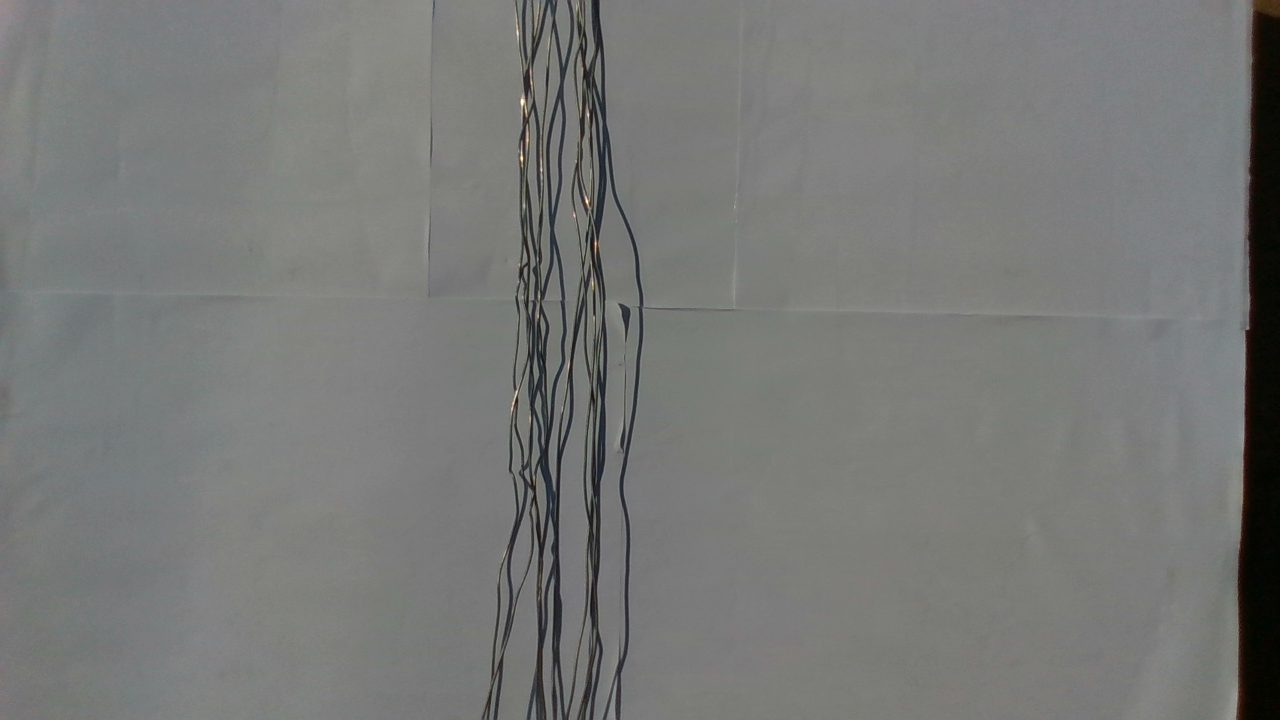
//> input picture imgs/2.png, 1280 x 720 px
$ ./canny_edge_detection_node ../imgs/2.png   (built with g++ and OpenCV 4)
//> lines starting //> are read from the running program, lines starting //| are printed output that depends on the picture
//> further down, src is the input picture: 720 rows x 1280 cols, CV_8UC3; mean B, G, R 118.7, 120.3, 119.3
#include "opencv2/imgproc.hpp"
#include "opencv2/highgui.hpp"
#include <iostream>
using namespace cv;
Mat src, src_gray;
Mat dst, detected_edges;
Mat gaussiancopy;
int lowThreshold = 0;
const int max_lowThreshold = 100;
const int ratio = 3;
const int kernel_size = 3;
const char* window_name = "Edge Map";
static void CannyThreshold(int, void*)
{
//cv::copyTo(src, gaussiancopy);
// GaussianBlur( src, gaussiancopy, Size(3,3), 0, 0, BORDER_DEFAULT );
 blur( src_gray, detected_edges, Size(11,11) );
 Canny( detected_edges, detected_edges, lowThreshold, lowThreshold*ratio, kernel_size );
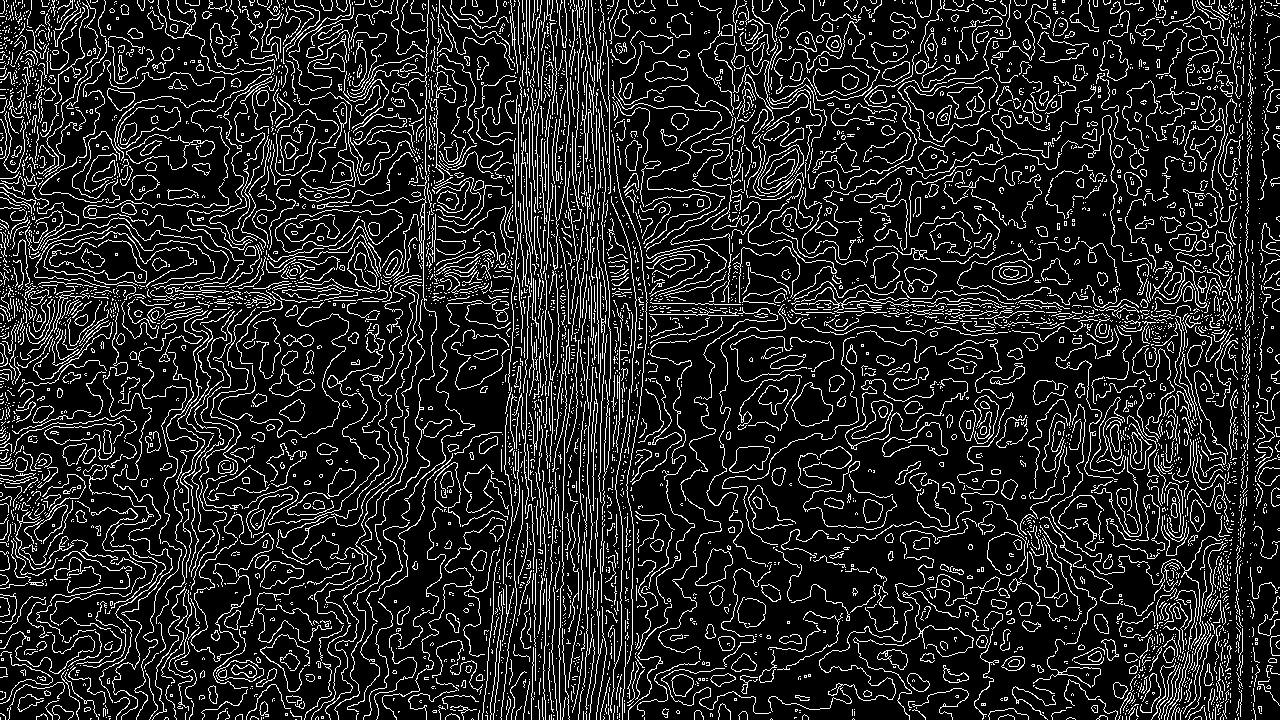
//> detected_edges: 720 rows x 1280 cols, CV_8UC1; 14.2% white in thin lines or dots
 dst = Scalar::all(0);
 src.copyTo( dst, detected_edges);
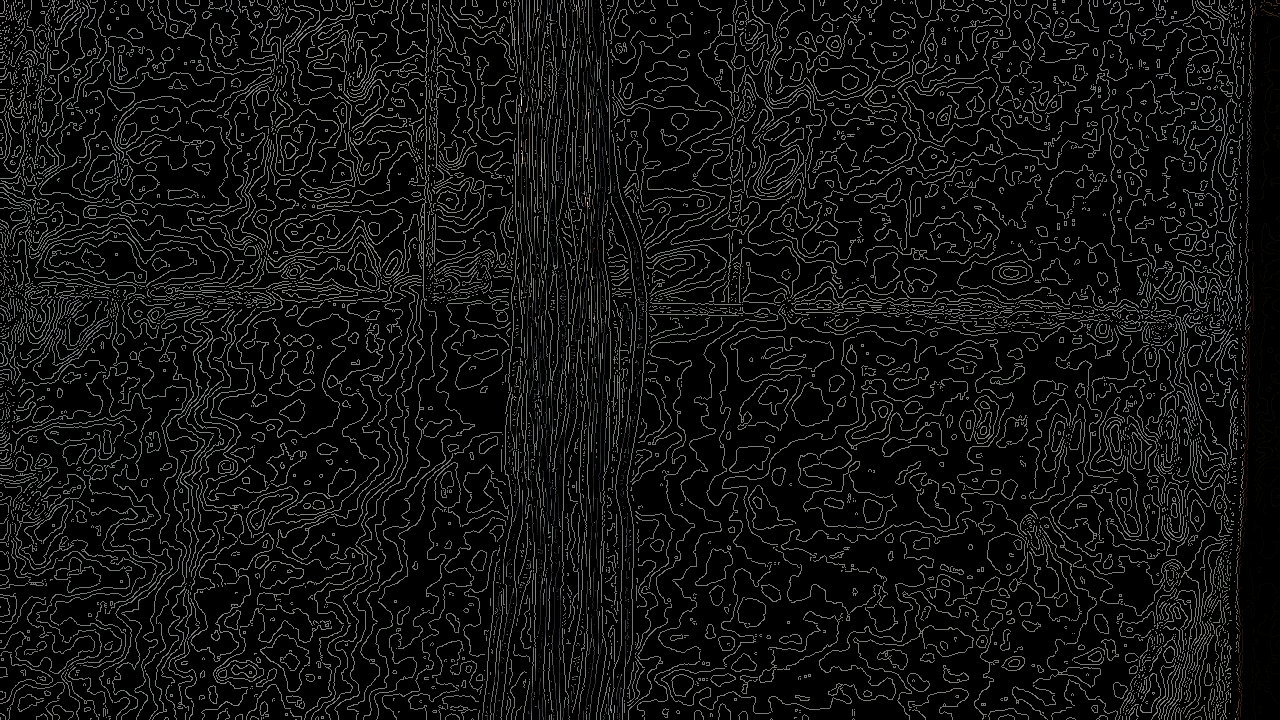
//> dst: 720 rows x 1280 cols, CV_8UC3; mean B, G, R 16.8, 17, 16.8
 imshow( window_name, dst );
}
int main( int argc, char** argv )
{
 src = imread( samples::findFile("cable_analysis/imgs/2.png")); // Load an image
 if( src.empty() )
 {
 std::cout << "Could not open or find the image!\n" << std::endl;
 std::cout << "Usage: " << argv[0] << " <Input image>" << std::endl;
 return -1;
 }
 dst.create( src.size(), src.type() );
 cvtColor( src, src_gray, COLOR_BGR2GRAY );
 namedWindow( window_name, WINDOW_AUTOSIZE );
 createTrackbar( "Min Threshold:", window_name, &lowThreshold, max_lowThreshold, CannyThreshold );
 CannyThreshold(0, 0);
 waitKey(0);
 return 0;
}

$ run again, with imgs/1.png copied over imgs/2.png
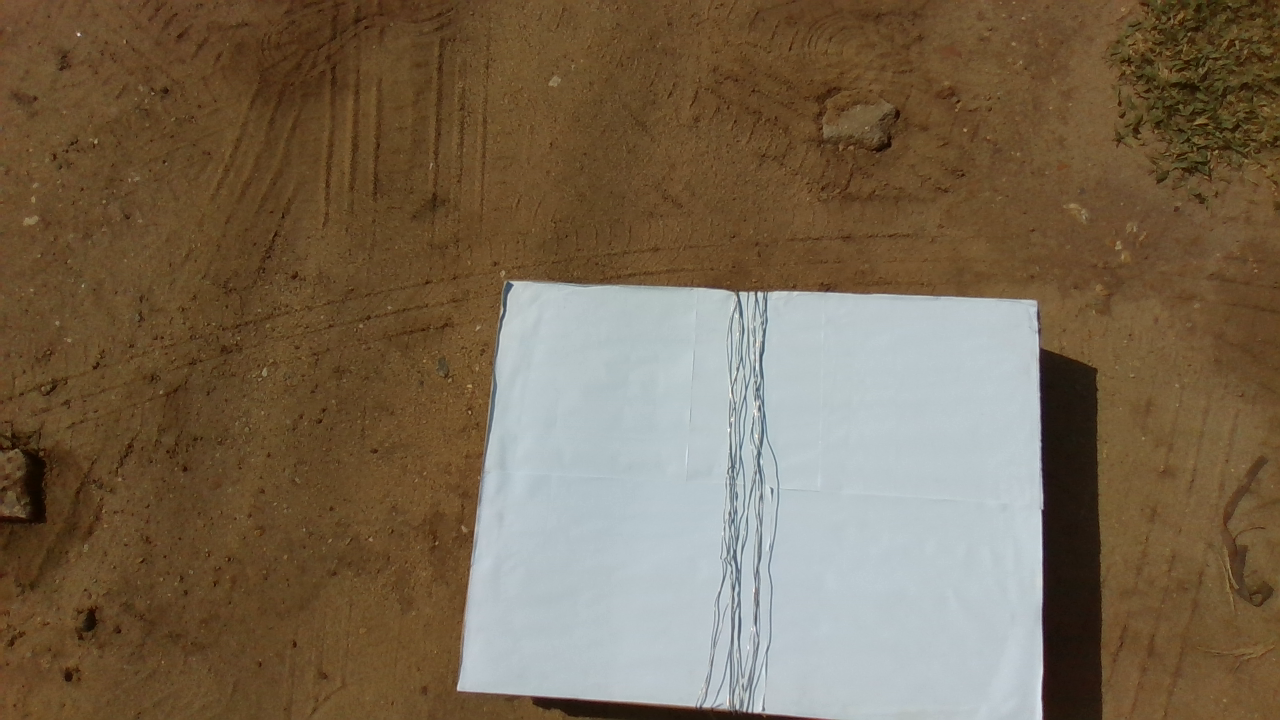
//> input picture imgs/1.png, 1280 x 720 px
//> src is the input picture: 720 rows x 1280 cols, CV_8UC3; mean B, G, R 80.6, 103, 120.1
//> in CannyThreshold, `Canny( detected_edges, detected_edges, lowThreshold, lowThreshold*rati..`:
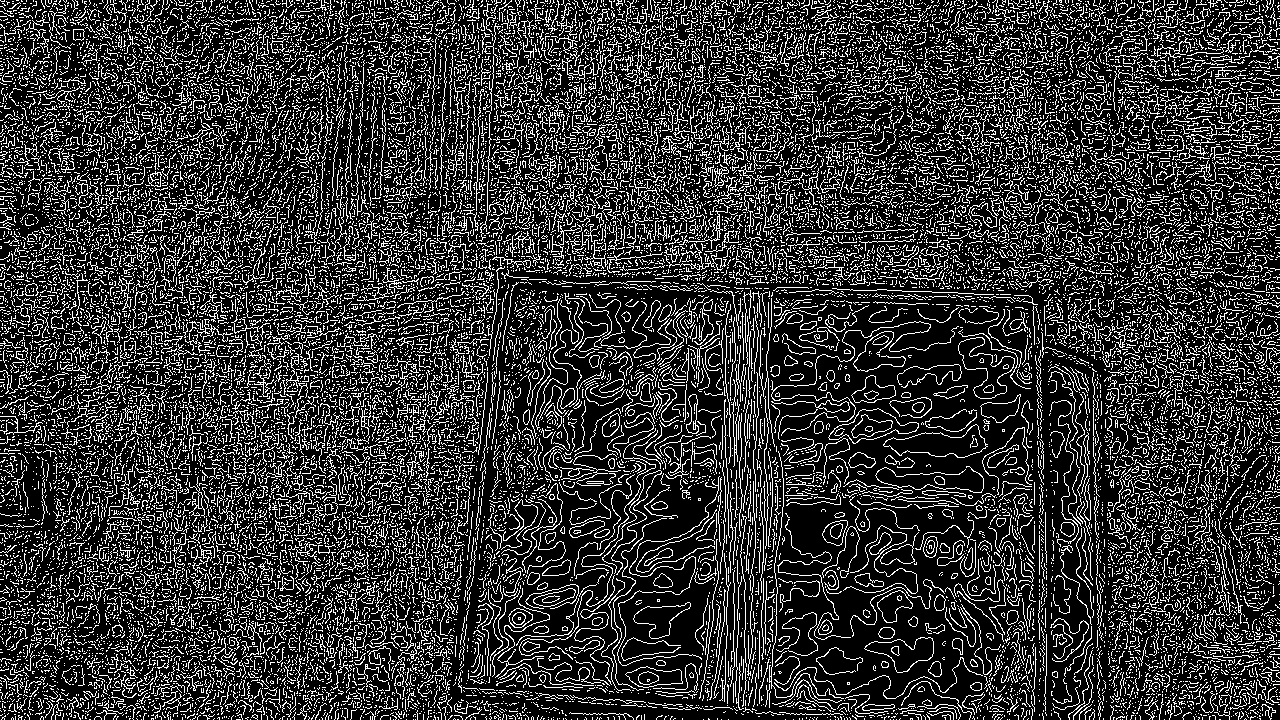
//> detected_edges: 720 rows x 1280 cols, CV_8UC1; 20.8% white in thin lines or dots
//> in CannyThreshold, `src.copyTo( dst, detected_edges);`:
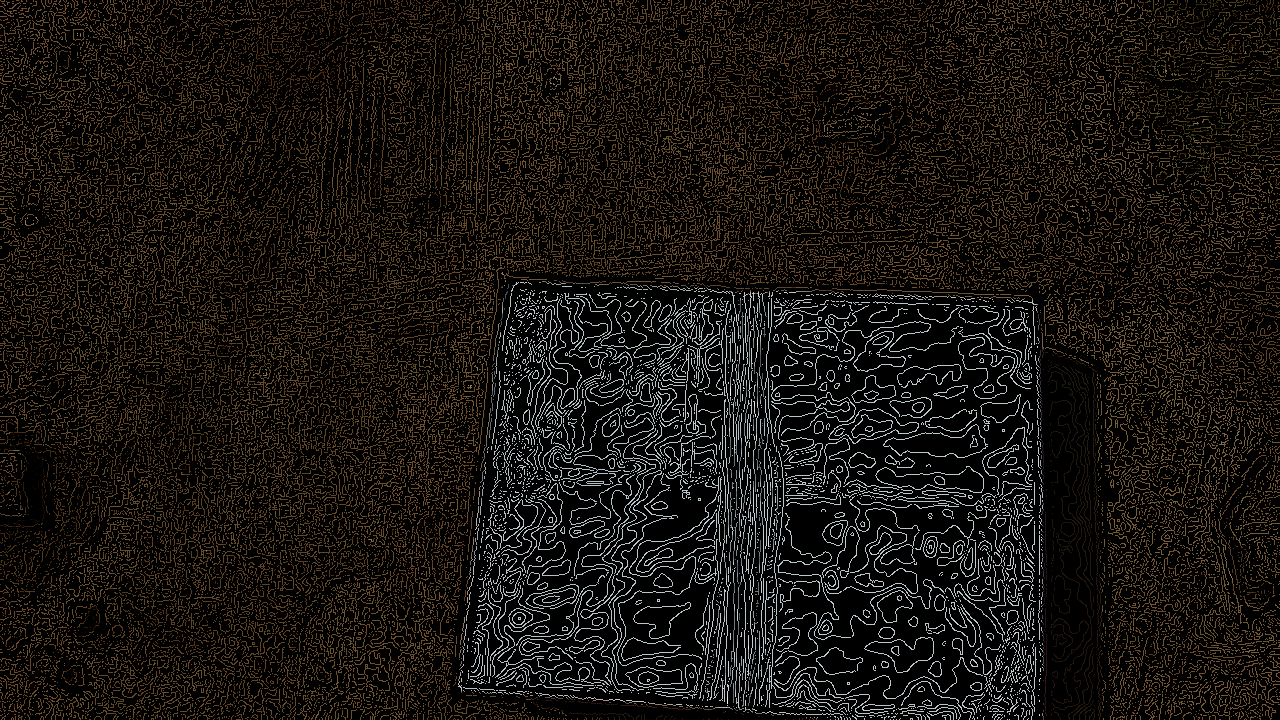
//> dst: 720 rows x 1280 cols, CV_8UC3; mean B, G, R 15.2, 20.2, 24.2

$ run again, with imgs/3.png copied over imgs/2.png
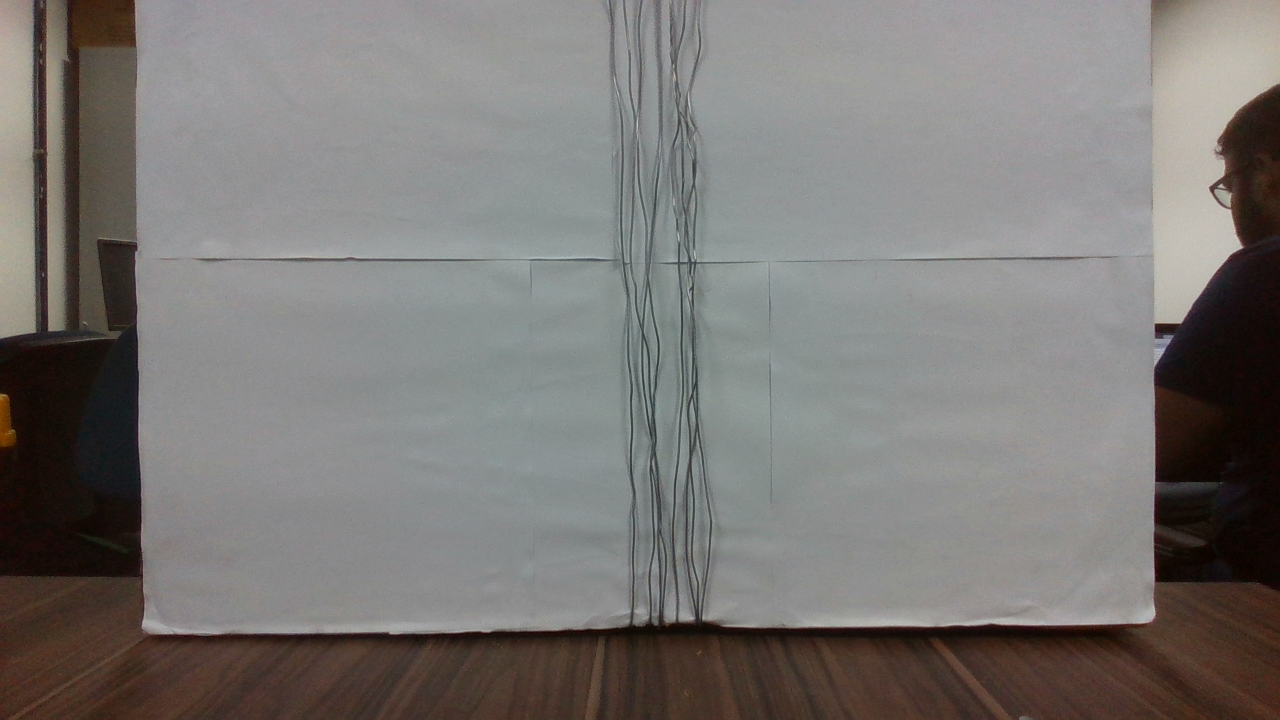
//> input picture imgs/3.png, 1280 x 720 px
//> src is the input picture: 720 rows x 1280 cols, CV_8UC3; mean B, G, R 117.3, 119.8, 122.8
//> in CannyThreshold, `Canny( detected_edges, detected_edges, lowThreshold, lowThreshold*rati..`:
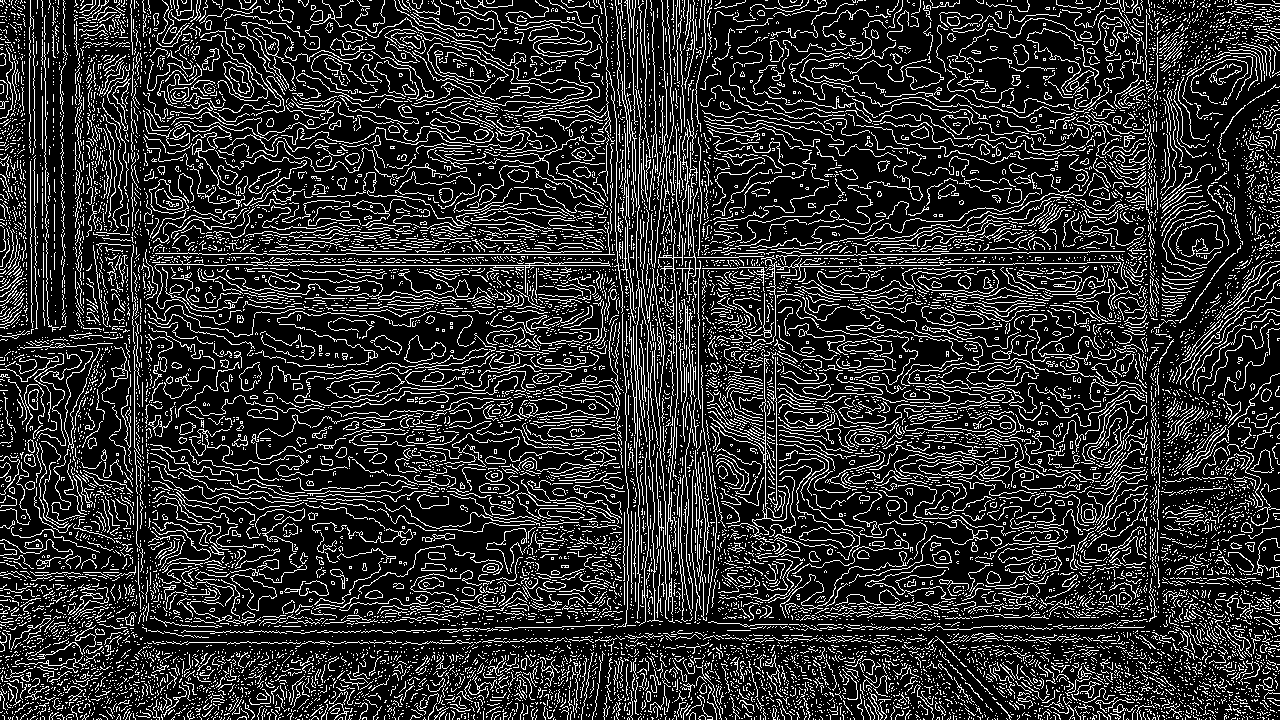
//> detected_edges: 720 rows x 1280 cols, CV_8UC1; 18.1% white in thin lines or dots
//> in CannyThreshold, `src.copyTo( dst, detected_edges);`:
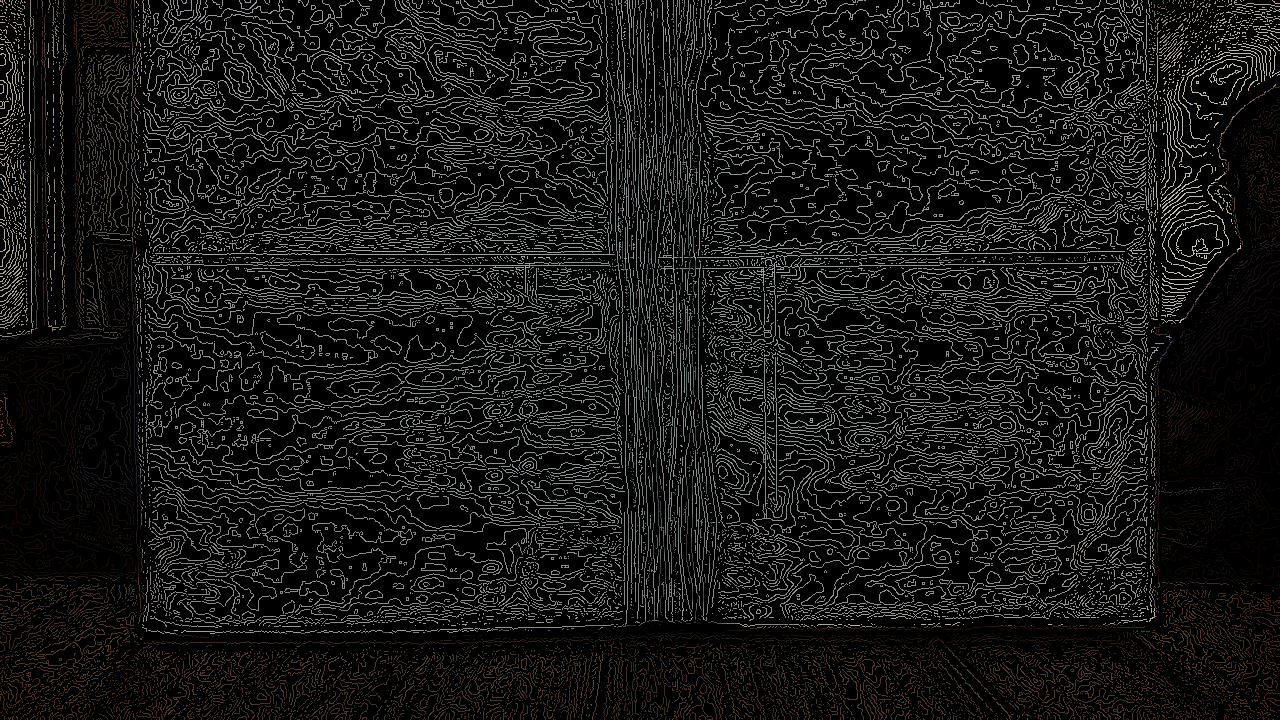
//> dst: 720 rows x 1280 cols, CV_8UC3; mean B, G, R 21.2, 21.7, 22.2

$ run again, with imgs/4.png copied over imgs/2.png
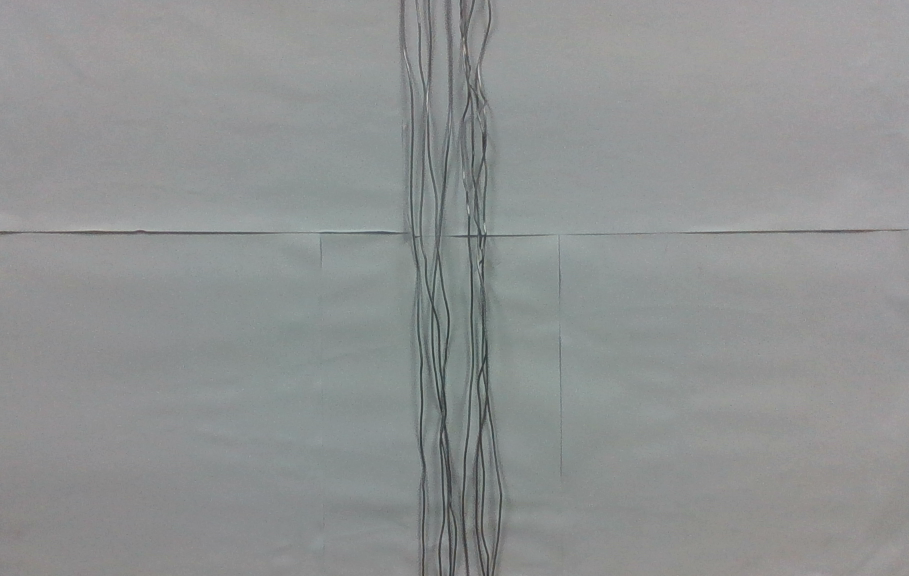
//> input picture imgs/4.png, 909 x 576 px
//> src is the input picture: 576 rows x 909 cols, CV_8UC3; mean B, G, R 146.2, 146.3, 143.8
//> in CannyThreshold, `Canny( detected_edges, detected_edges, lowThreshold, lowThreshold*rati..`:
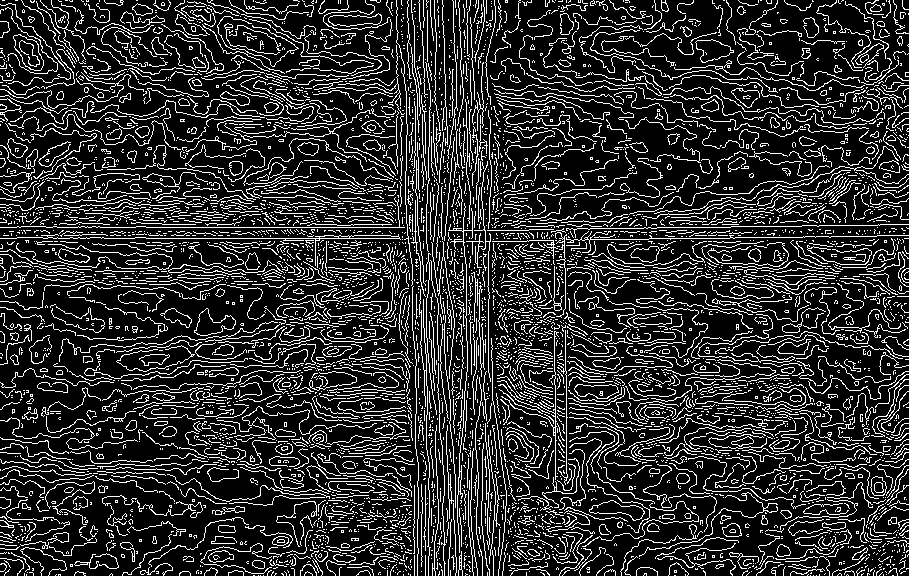
//> detected_edges: 576 rows x 909 cols, CV_8UC1; 18.1% white in thin lines or dots
//> in CannyThreshold, `src.copyTo( dst, detected_edges);`:
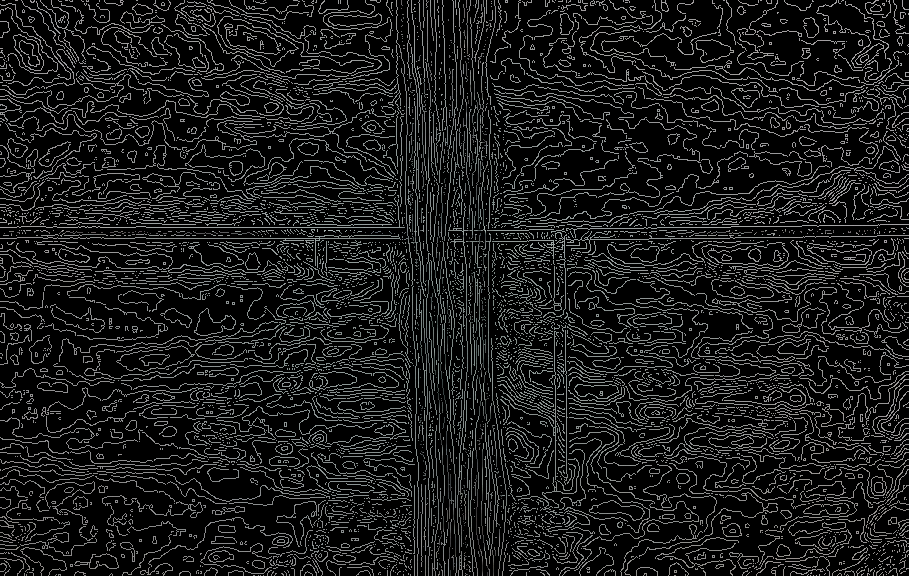
//> dst: 576 rows x 909 cols, CV_8UC3; mean B, G, R 26.4, 26.4, 25.9
